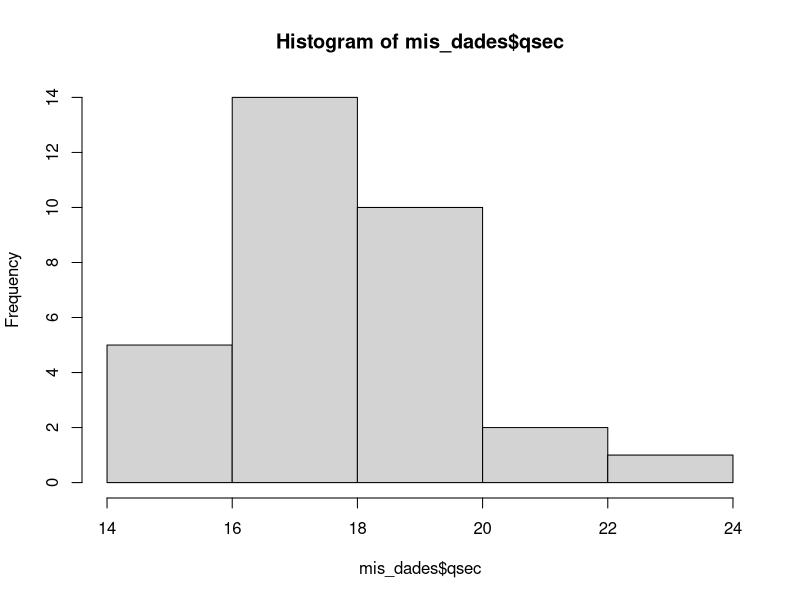
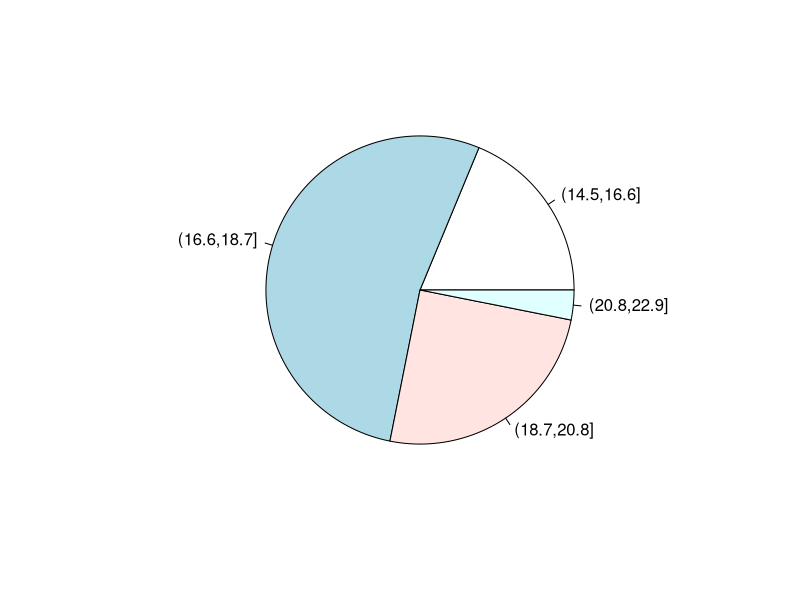
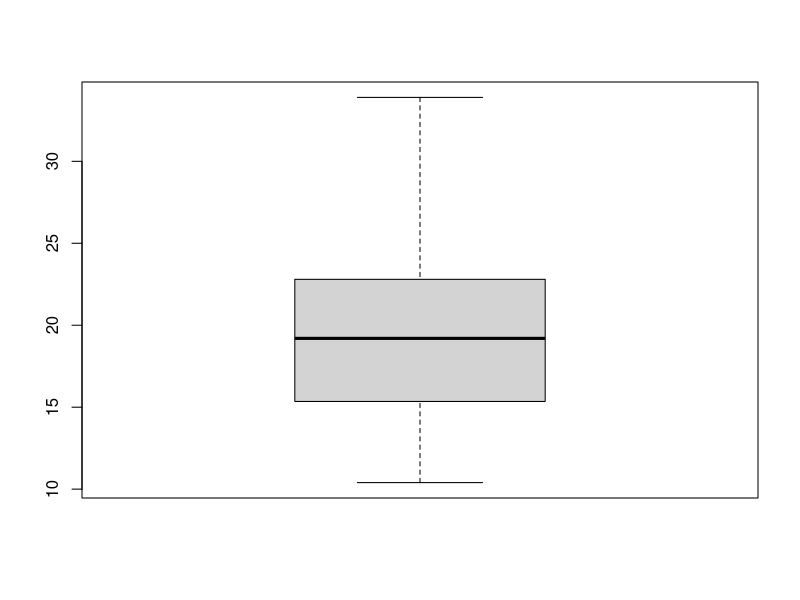

Reproduce these figures in R, in order.
#Codigo para problema 1
#cntrl + enter envia a la consola
mis_dades <- mtcars

#La mitjana de qsec
mis_dades$qsec

#$ para extraer datos

#TABLA DE FRECUENCIAS
qseq_intervalos <- cut(mis_dades$qsec,4)
ni <- table(qseq_intervalos)
sum(ni)

#histograma
hist(mis_dades$qsec,breaks = 4)

#fi=ni/N
fi <- ni/sum(ni)

#Para grafica fi
pie(fi)

#Frecuencia acumulada
Ni <- cumsum(ni)
Fi <- Ni/sum(ni)
cbind( ni, fi, Ni, Fi)

#Mitjana
mean(mis_dades$qsec)

#Mediana
mis_dades$drat
sort(mis_dades$drat)
median(mis_dades$drat)

#Primer quartil
quantile(mis_dades$drat,0.25)

#Tercer quartil
quantile(mis_dades$drat,0.75)

#Valor del percentil 18%
quantile(mis_dades$mpg,0.18)

#Interquantil
quantile(mis_dades$mpg,0.75)-quantile(mis_dades$mpg,0.25)

#tambien se puede hacer con
IQR(mis_dades$mpg)

#para graficarlo mejor usar
boxplot(mis_dades$mpg)

IQR(mis_dades$cyl)

#Varianza muestral
var(mis_dades$qsec)

#Desviacion Tipica
sd(mis_dades$cyl)







